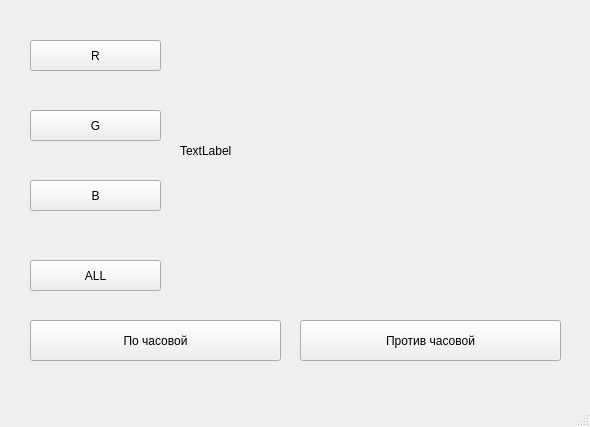
<?xml version="1.0" encoding="UTF-8"?>
<ui version="4.0">
 <class>MainWindow</class>
 <widget class="QMainWindow" name="MainWindow">
  <property name="geometry">
   <rect>
    <x>0</x>
    <y>0</y>
    <width>590</width>
    <height>427</height>
   </rect>
  </property>
  <property name="windowTitle">
   <string>MainWindow</string>
  </property>
  <widget class="QWidget" name="centralwidget">
   <widget class="QPushButton" name="pushButton">
    <property name="geometry">
     <rect>
      <x>30</x>
      <y>40</y>
      <width>131</width>
      <height>31</height>
     </rect>
    </property>
    <property name="text">
     <string>R</string>
    </property>
   </widget>
   <widget class="QPushButton" name="pushButton_2">
    <property name="geometry">
     <rect>
      <x>30</x>
      <y>110</y>
      <width>131</width>
      <height>31</height>
     </rect>
    </property>
    <property name="text">
     <string>G</string>
    </property>
   </widget>
   <widget class="QPushButton" name="pushButton_3">
    <property name="geometry">
     <rect>
      <x>30</x>
      <y>180</y>
      <width>131</width>
      <height>31</height>
     </rect>
    </property>
    <property name="text">
     <string>B</string>
    </property>
   </widget>
   <widget class="QPushButton" name="pushButton_4">
    <property name="geometry">
     <rect>
      <x>30</x>
      <y>260</y>
      <width>131</width>
      <height>31</height>
     </rect>
    </property>
    <property name="text">
     <string>ALL</string>
    </property>
   </widget>
   <widget class="QPushButton" name="pushButton_5">
    <property name="geometry">
     <rect>
      <x>30</x>
      <y>320</y>
      <width>251</width>
      <height>41</height>
     </rect>
    </property>
    <property name="text">
     <string>По часовой</string>
    </property>
   </widget>
   <widget class="QPushButton" name="pushButton_6">
    <property name="geometry">
     <rect>
      <x>300</x>
      <y>320</y>
      <width>261</width>
      <height>41</height>
     </rect>
    </property>
    <property name="text">
     <string>Против часовой</string>
    </property>
   </widget>
   <widget class="QLabel" name="label">
    <property name="geometry">
     <rect>
      <x>180</x>
      <y>10</y>
      <width>281</width>
      <height>281</height>
     </rect>
    </property>
    <property name="text">
     <string>TextLabel</string>
    </property>
   </widget>
  </widget>
  <widget class="QMenuBar" name="menubar">
   <property name="geometry">
    <rect>
     <x>0</x>
     <y>0</y>
     <width>590</width>
     <height>26</height>
    </rect>
   </property>
  </widget>
  <widget class="QStatusBar" name="statusbar"/>
 </widget>
 <resources/>
 <connections/>
</ui>
